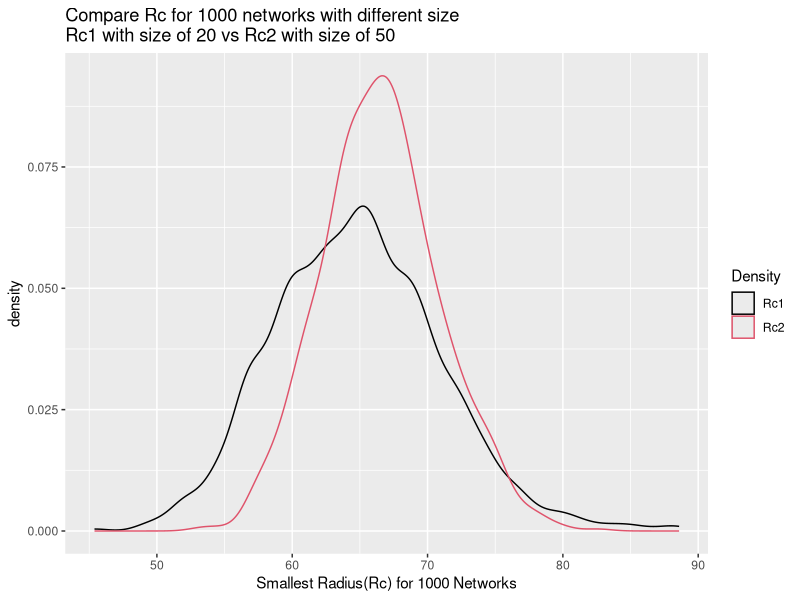
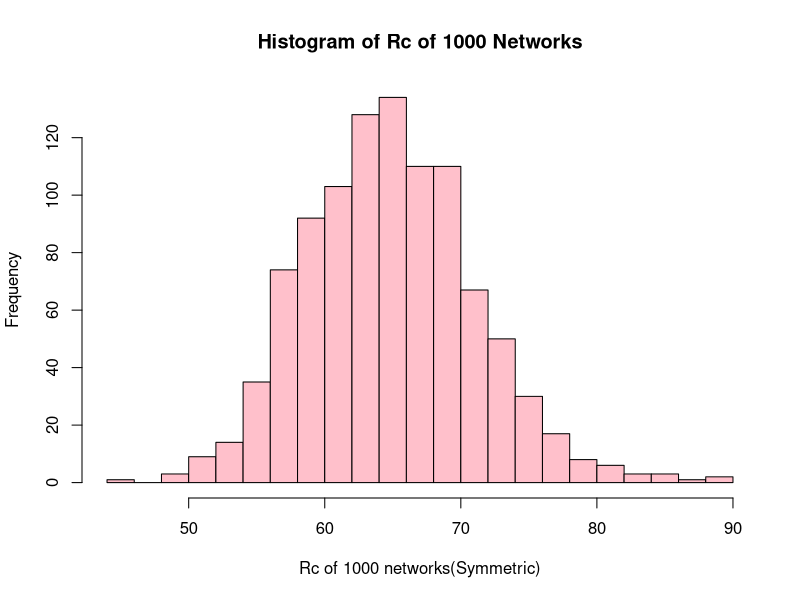
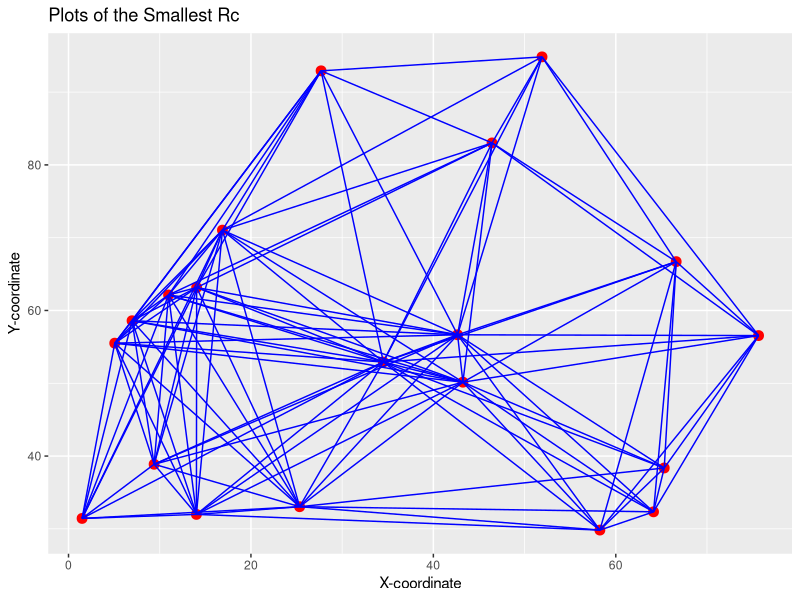
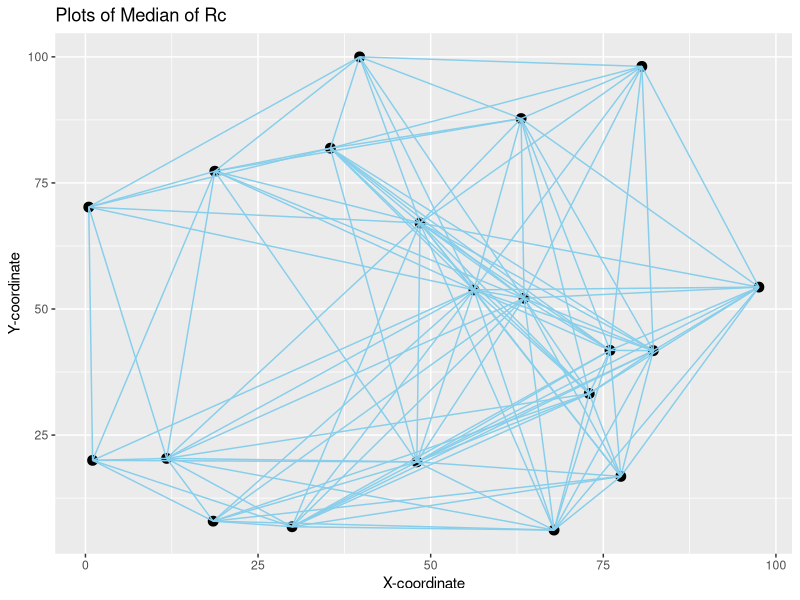
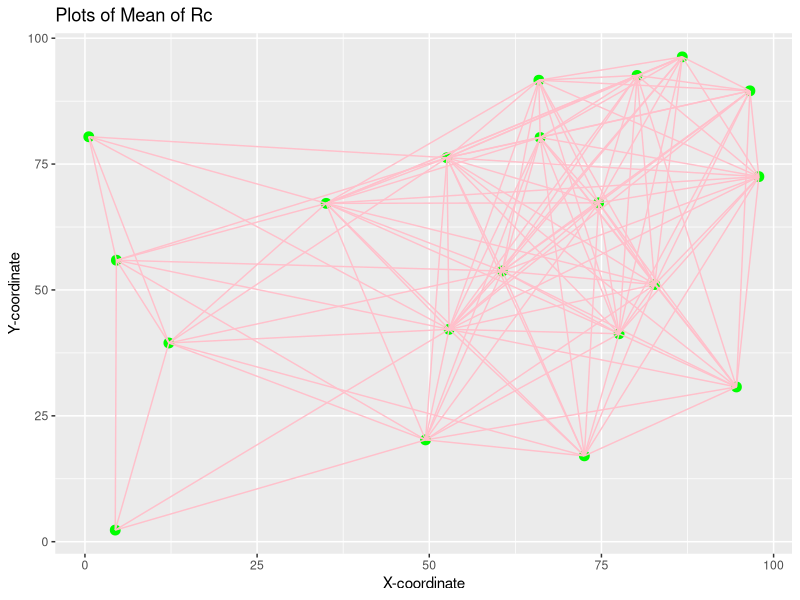
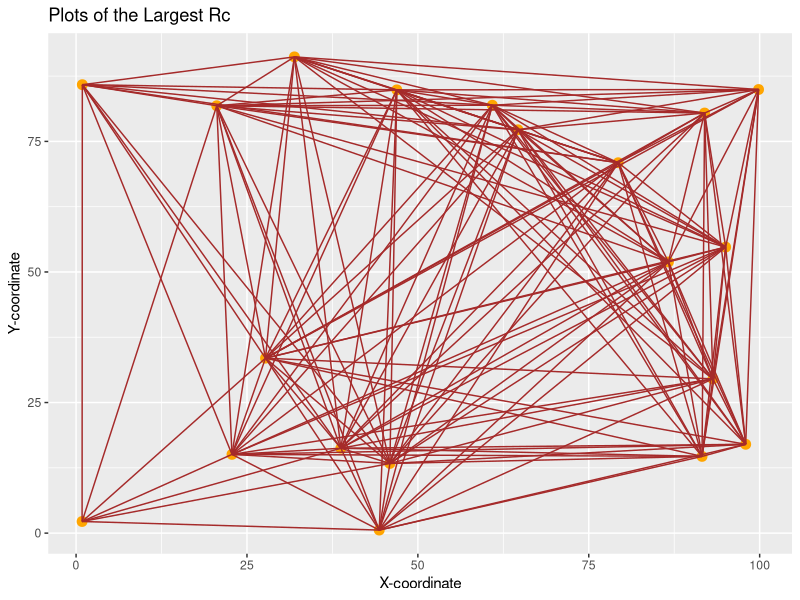

Generate these figures, in order, with R:
## ---- chunk 1
knitr::opts_chunk$set(echo = TRUE)
library(ggplot2)

## ---- chunk 2
getNodes = function(n){
  
  Nodes = matrix(runif(2*n,0,100), ncol = 2)
  colnames(Nodes) <- c("x","y")
  rownames(Nodes) <- 1:n
  
  return(Nodes)
}
## ---- chunk 3
seeds = vector(length = 2, mode = "list")
set.seed(12345678)
seeds[[1]] = .Random.seed
a = getNodes(20)
a
seeds[[2]] = .Random.seed
b = getNodes(20)
b
c = list()
for(i in 1:5){
  seeds[[i]] = .Random.seed
  c[[i]] = getNodes(20)
}
c

## ---- chunk 4
findTranMat = function(mat, R){
  n = dim(mat)[1]*dim(mat)[2]
  trans.mat = mat
  for(i in 1:n){
    trans.mat[i] = mat[i]<=R
  }
  trans.mat = apply(trans.mat, 1, "/", rowSums(trans.mat))
  return(trans.mat)
}
## ---- chunk 5
getEigen2 = function(mat){ 
  
  eigenvalues = eigen(mat)$values
  SecondLargest = eigenvalues[order(-eigenvalues)[2]]
  return(SecondLargest) 
  
}
## ---- chunk 6
findRange = function(mat){
  n = dim(mat)[1]
  IgnoreDiag = mat
  diag(IgnoreDiag) = NA
  
  IgnoreDiag = IgnoreDiag[which(!is.na(IgnoreDiag))]
  
  newMat = matrix(IgnoreDiag,nrow = n, byrow = TRUE)
  
  Min = max(apply(newMat,1,min))
  Max = min(apply(mat,1,max))
  Min.Max = c(Min,Max)
  
  return(Min.Max)
  
}
## ---- chunk 7
findRc = function(nodes, tol = 0.05){
  
  distBNodes1 = as.matrix(dist(nodes))
  
  lower = findRange(distBNodes1)[1]
  upper = findRange(distBNodes1)[2]
  Radius = sum(c(lower,upper))/2
  TranMat = findTranMat(distBNodes1,Radius)
  EigenValue = getEigen2(TranMat)
  
  
  while(abs(upper-lower) > tol){
    
    TranMat = findTranMat(distBNodes1,Radius)
    EigenValue = getEigen2(TranMat)
  
    if(Mod(EigenValue) != EigenValue){
      upper = Radius
    }else{
      lower = Radius
    }
    Radius = sum(c(lower,upper))/2
  }
  return(upper)

}
## ---- chunk 8
x = c(0,0,1,1,10,10,11,11)
y = c(0,1,0,1,0,1,0,1)
yong = matrix(c(x,y),ncol = 2)
findRc(yong,tol = 1)

## ---- chunk 9
nodeDensity = function (x, y) {
# x is a numeric vector 
# y is a numeric vector the same length as x
# z is returned. 
# It is a numeric vector that provides the value of the node density function

# Check the inputs for the correct format
if (mode(x) != "numeric" | mode(y) != "numeric") stop("x and y must be numeric")
if (length(x) != length(y)) stop("x and y must be same length")

  a = 3
  b = 1
  band = 15 
  bank = 1
  inBoundary = (0 <= x & x <= 100) & 
             (0 <= y & y <= 100 & y < sqrt(110^2 - x^2))

  river = abs(sqrt(x^2 + y^2) - 60) 
  hiArea = river> bank & river < band & inBoundary

  hiDensity = a * cos(river[hiArea] * pi / (2 * band)) + b 

  z = b * inBoundary
  z[hiArea] = hiDensity
  z[river <= bank] = 0 
  z
}
## ---- chunk 10
nodeDensity(41:60,rep(5,20))
c = getNodes(20)
nodeDensity(c[,1],c[,2])
## ---- chunk 11
x = c(1, 2, 3)
y = c(5, 5, 2)

nodes3 = matrix(c(x,y), nrow = 3)

distBNodes = as.matrix(dist(nodes3))

# If R = 3.5 then 
findTranMat(distBNodes, 3.5)
#returns
tranR3.5 = matrix(c(1/2, 1/2, 0, 1/3, 1/3, 1/3, 0, 01/2, 1/2), 
                  byrow = TRUE, nrow = 3)


# and 
getEigen2(tranR3.5)
#returns 0.5 

# If R = 2 then
findTranMat(distBNodes, 2)
#returns
tranR2 = matrix(c(1/2, 1/2, 0, 1/2, 1/2, 0, 0, 0, 1), 
                byrow = TRUE, nrow = 3)

#And 
getEigen2(tranR2)
#returns 1

#Additionally, 
findRange(distBNodes)
#returns approximately
# 3.16227766 3.16227766

#AND
findRc(nodes3, tol = 0.001)
# Returns
# 3.162  

################
#ANother example
nodes5 = matrix(c(1,3,2,1,3,3,3,2,0,0), nrow =5)
distBNodes5 = as.matrix(dist(nodes5))

findTranMat(distBNodes5, 2)
#returns
tranR2 = matrix(c(1/3, 1/3, 1/3, 0, 0, 
                  1/3, 1/3, 1/3, 0, 0,
                  1/3, 1/3, 1/3, 0, 0,
                  0, 0, 0, 1/2, 1/2,
                  0, 0, 0, 1/2, 1/2), 
                byrow = TRUE, nrow = 5)

getEigen2(tranR2)
# returns 1

#Additionally, 
findRange(distBNodes5)
#returns approximately
# 2   2.23608

#Also
tranR2.23 = findTranMat(distBNodes5, 2.23)
getEigen2(tranR2.23)
# returns 1

#AND
findRc(nodes5, tol = 0.0001)
# Returns approximately
#2.23608

# Note that with the tolerances we want to only check
# values that are 0.0001 apart in our Rc range

## ---- chunk 12
Rc = c()
seeds = vector(length = 2, mode = "list")
set.seed(12345678)
n = 20
networks = vector("list",1000)
for(i in 1:1000){
  seeds[[i]] = .Random.seed
  networks[[i]] = getNodes(n)
}
for(i in 1:1000){
  Rc[i] = findRc(networks[[i]])
}
Rc
## ---- chunk 13
Rc2 = c()
seeds = vector(length = 2, mode = "list")
set.seed(12345678)
m = 50
networks2 = vector("list",1000)
for(i in 1:1000){
  seeds[[i]] = .Random.seed
  networks2[[i]] = getNodes(m)
}
for(i in 1:1000){
  Rc2[i] = findRc(networks2[[i]])
}
Rc2
## ---- chunk 14
plotRc = function(Rc1, Rc2 = NULL, bw = 2,
           title = 'Compare Rc with different size') 
{
    Rcs = data.frame(
      Rc12 = c(Rc1, Rc2), 
      strat = rep(c(1,2), 
                  times = c(length(Rc1), length(Rc2)))
      )
    require(ggplot2)
    ggplot(data = Rcs) + 
      geom_density(aes(x = Rc12, y = ..density.., 
                       color = factor(strat)), 
                   bw = bw) +
      scale_x_continuous("Smallest Radius(Rc) for 1000 Networks") +
      ggtitle(title) +
      scale_colour_manual(values = c(1,2), name = 'Density', labels = c('Rc1','Rc2'))
}
## ---- chunk 15

summary(Rc)
summary(Rc2)
plotRc(Rc, Rc2, bw = 1,
          title = "Compare Rc for 1000 networks with different size\nRc1 with size of 20 vs Rc2 with size of 50")
## ---- chunk 16
summary(Rc)
Histogram = hist(Rc, breaks = 20, col = "pink", xlab = "Rc of 1000 networks(Symmetric)", main = "Histogram of Rc of 1000 Networks")
print("The the distribution of Rc of 1000 Networks is 'Symmetric'.")
Histogram

## ---- chunk 17
Min = min(Rc)
Median = median(Rc)
Mean = mean(Rc)
Max = max(Rc)

Min
Median
Mean
Max

i = which(abs(Rc-Min)<=0.005)
j = which(abs(Rc-Median)<=0.005)
k = which(abs(Rc-Mean)<=0.005)
l = which(abs(Rc-Max)<=0.005)
if(length(i)>1 | length(j)>1 | length(k)>1 | length(l)>1){
  i = i[1]
  j = j[1]
  k = k[1]
  l = l[1]
}
CloseMin = Rc[i]
CloseMedian = Rc[j]
CloseMean = Rc[k]
CloseMax = Rc[l]

c(i, CloseMin)
c(j, CloseMedian)
c(k, CloseMean)
c(l, CloseMax)
## ---- chunk 18
mindf = data.frame(networks[i])
comb = combn(nrow(mindf), 2)
connected = comb[,which(as.numeric(dist(networks[[i]]))<=Rc[i])]
connections = data.frame(
  from = mindf[connected[1, ], 1:2],
  to = mindf[connected[2, ], 1:2]
)
names(connections) = c("x1", "y1", "x2", "y2")

plot1 = ggplot(mindf,aes(x=mindf$x,y=mindf$y)) +
  geom_point(col = "red", size = 3) +
  geom_segment(data = connections, aes(x=x1, y=y1, xend=x2, yend=y2), col="blue") +
  labs(x = "X-coordinate", y = "Y-coordinate", title = "Plots of the Smallest Rc")
plot1


mediandf = data.frame(networks[j])
comb2 = combn(nrow(mediandf), 2)
connected2 = comb2[,which(as.numeric(dist(networks[[j]]))<=Rc[j])]
connections2 = data.frame(
  from = mediandf[connected2[1, ], 1:2],
  to = mediandf[connected2[2, ], 1:2]
)
names(connections2) = c("x1", "y1", "x2", "y2")

plot2 = ggplot(mediandf,aes(x=mediandf$x,y=mediandf$y)) +
  geom_point(col = "black", size = 3) +
  geom_segment(data = connections2, aes(x=x1, y=y1, xend=x2, yend=y2), col="skyblue") +
  labs(x = "X-coordinate", y = "Y-coordinate", title = "Plots of Median of Rc")
plot2


meandf = data.frame(networks[k])
comb3 = combn(nrow(meandf), 2)
connected3 = comb[,which(as.numeric(dist(networks[[k]]))<=Rc[k])]
connections3 = data.frame(
  from = meandf[connected3[1, ], 1:2],
  to = meandf[connected3[2, ], 1:2]
)
names(connections3) = c("x1", "y1", "x2", "y2")

plot3 = ggplot(meandf,aes(x=meandf$x,y=meandf$y)) +
  geom_point(col = "green", size = 3) +
  geom_segment(data = connections3, aes(x=x1, y=y1, xend=x2, yend=y2), col="pink") +
  labs(x = "X-coordinate", y = "Y-coordinate", title = "Plots of Mean of Rc")
plot3


maxdf = data.frame(networks[l])
comb4 = combn(nrow(maxdf), 2)
connected4 = comb[,which(as.numeric(dist(networks[[l]]))<=Rc[l])]
connections4 = data.frame(
  from = maxdf[connected4[1, ], 1:2],
  to = maxdf[connected4[2, ], 1:2]
)
names(connections4) = c("x1", "y1", "x2", "y2")

plot4 = ggplot(maxdf,aes(x=maxdf$x,y=maxdf$y)) +
  geom_point(col = "orange", size = 3) +
  geom_segment(data = connections4, aes(x=x1, y=y1, xend=x2, yend=y2), col="brown") +
  labs(x = "X-coordinate", y = "Y-coordinate", title = "Plots of the Largest Rc")
plot4


